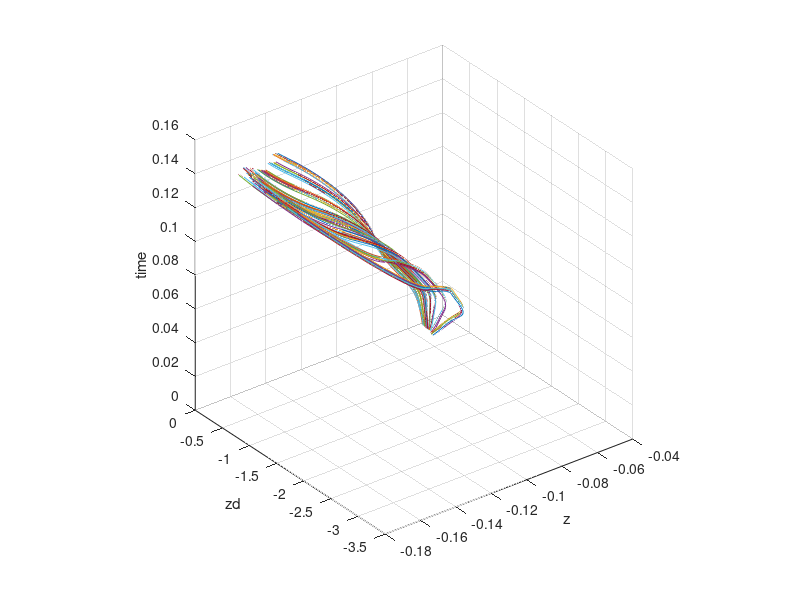

This chart was generated by the following MATLAB code:
close all; clear; clc;


load("1DdataReduced.mat")
data = struct1Dreduced;
clear struct1Dreduced

exps = fieldnames(data);
figure
for i = 1:length(exps)
    m = data.(exps{i}).mass;
    plot3(data.(exps{i}).EoB_z, data.(exps{i}).EoB_zd*m, data.(exps{i}).time)
    hold on
    
end
grid on 
axis square
xlabel("z")
ylabel("zd")
zlabel("time")